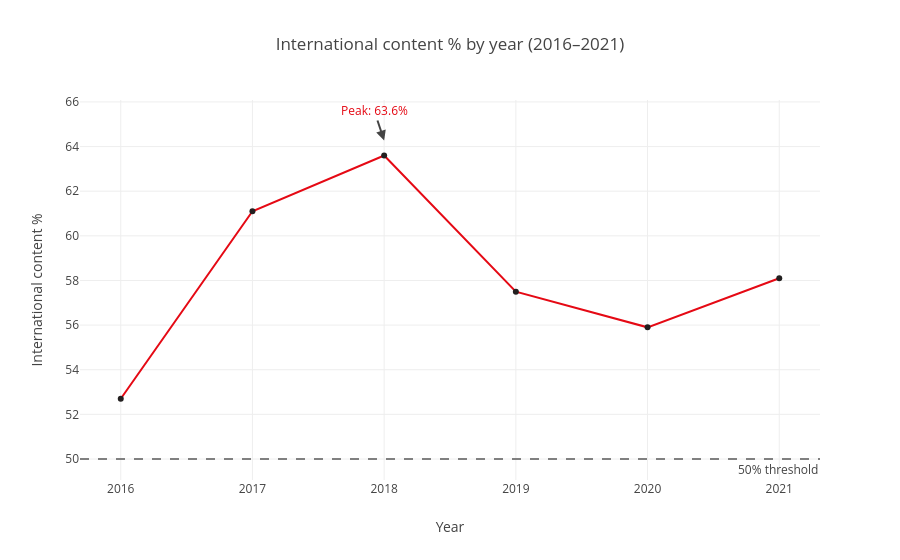

Notebook code for this chart:
### Code cell
# prepare data
intl_viz = (netflix_filtered
    .groupby(['year_added', 'is_us'])['title']
    .count()
    .unstack()
    .fillna(0)
    .astype(int)
    .reset_index()
)
intl_viz.columns = ['year_added', 'international', 'us']
intl_viz['total'] = intl_viz['international'] + intl_viz['us']
intl_viz['international_pct'] = (intl_viz['international'] / intl_viz['total'] * 100).round(1)

fig4 = px.line(intl_viz,
    x='year_added',
    y='international_pct',
    title='International content % by year (2016–2021)',
    labels={
        'year_added': 'Year',
        'international_pct': 'International content %'
    },
    markers=True
)

fig4.update_traces(line_color='#E50914', marker_color='#221F1F')

# add reference line at 50%
fig4.add_hline(
    y=50,
    line_dash='dash',
    line_color='gray',
    annotation_text="50% threshold",
    annotation_position="bottom right"
)
fig4.add_annotation(
    x=2018, y=63.6,
    text="Peak: 63.6%",
    showarrow=True,
    arrowhead=2,
    yshift=15,
    font=dict(color='#E50914')
)
fig4.update_xaxes(tickvals=list(range(2016, 2022)))
fig4.show()

### Figure 1 — Plotly figure (JSON) as saved in the notebook; plotly's stock layout.template omitted (floating-point values rounded to 4 significant figures)
{"data": [{"hovertemplate": "Year=%{x}<br>International content %=%{y}<extra></extra>", "legendgroup": "", "line": {"color": "#E50914", "dash": "solid"}, "marker": {"color": "#221F1F", "symbol": "circle"}, "mode": "lines+markers", "name": "", "orientation": "v", "showlegend": false, "type": "scatter", "x": [2016, 2017, 2018, 2019, 2020, 2021], "xaxis": "x", "y": [52.7, 61.1, 63.6, 57.5, 55.9, 58.1], "yaxis": "y"}], "layout": {"annotations": [{"showarrow": false, "text": "50% threshold", "x": 1, "xanchor": "right", "xref": "x domain", "y": 50, "yanchor": "top", "yref": "y"}, {"arrowhead": 2, "font": {"color": "#E50914"}, "showarrow": true, "text": "Peak: 63.6%", "x": 2018, "y": 63.6, "yshift": 15}], "legend": {"tracegroupgap": 0}, "shapes": [{"line": {"color": "gray", "dash": "dash"}, "type": "line", "x0": 0, "x1": 1, "xref": "x domain", "y0": 50, "y1": 50, "yref": "y"}], "title": {"text": "International content % by year (2016–2021)"}, "xaxis": {"anchor": "y", "domain": [0, 1], "tickvals": [2016, 2017, 2018, 2019, 2020, 2021], "title": {"text": "Year"}}, "yaxis": {"anchor": "x", "domain": [0, 1], "title": {"text": "International content %"}}}}
